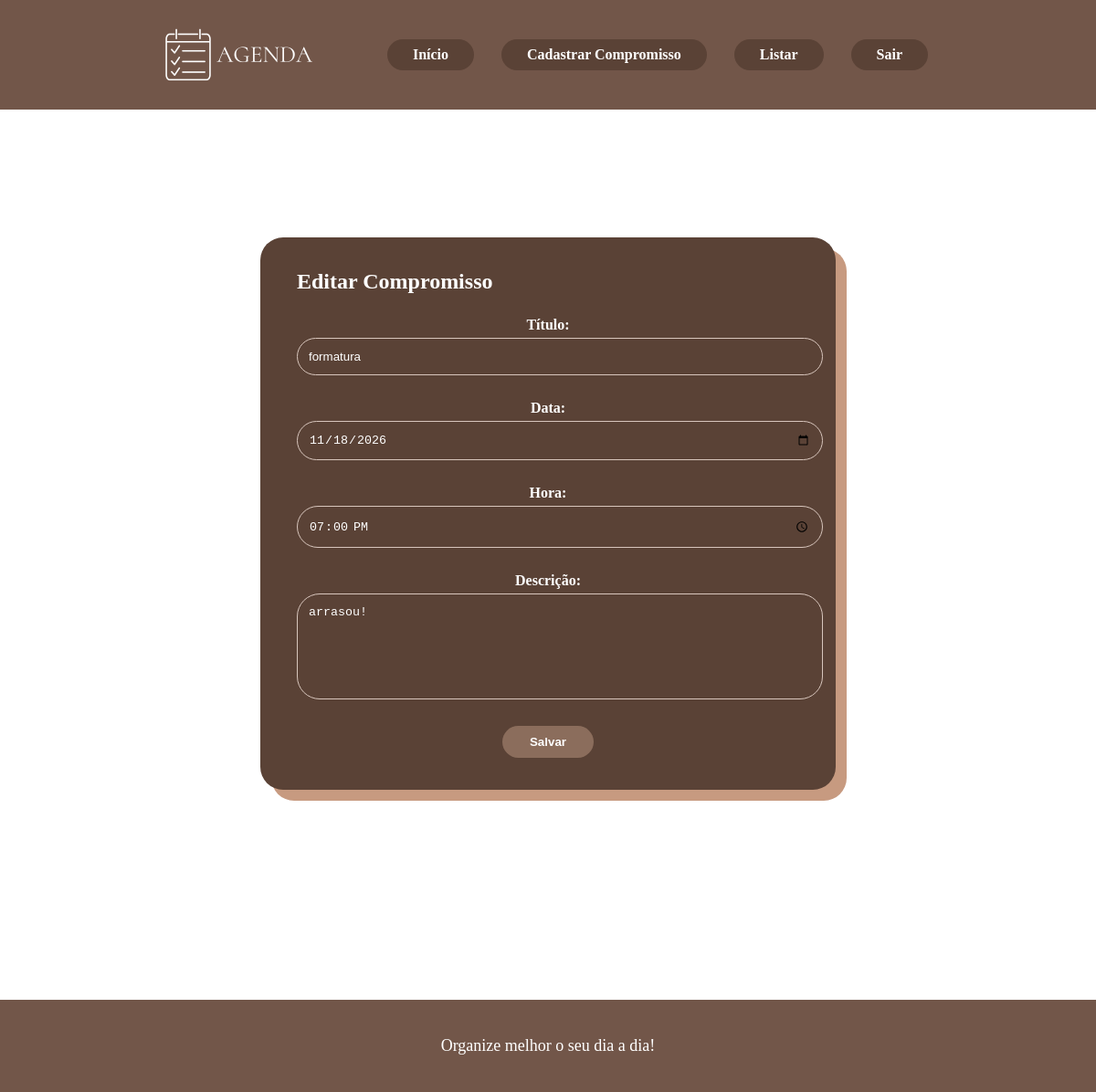
Page /editar/4 (signed in) on the committed database.
### models/compromisso_model.py (models this page shows, shortened)
class Compromisso(Base):
    __tablename__ = "compromissos"
    id = Column(Integer, primary_key=True, autoincrement=True)
    titulo = Column(String, nullable=False)
    data = Column(String, nullable=False)   # mantive string para compatibilidade com seus templates
    hora = Column(String, nullable=False)
    descricao = Column(String)
    concluido = Column(Boolean, default=False)
    usuario_id = Column(Integer, ForeignKey("usuarios.id"), nullable=False)
    usuario = relationship("Usuario", backref="compromissos")

### controllers/compromisso_controller.py (the view, shortened to what this page needs)
@compromisso_bp.route("/editar/<int:id>", methods=["GET", "POST"])
def editar(id):
    if not _require_login():
        return redirect(url_for("usuario.login"))
    db = SessionLocal()
    compromisso = db.query(Compromisso).filter_by(id=id, usuario_id=session["usuario_id"]).first()
    if not compromisso:
        db.close()
        abort(403)  # não autorizado
    db.close()
    return render_template("editar.html", compromisso=compromisso)

### controllers/compromisso_controller.py (called while the page is built)
def _require_login():
    if "usuario_id" not in session:
        return False
    return True

### templates/editar.html
{% extends 'base.html' %}
{% block content %}
<div class="card-form">
    <h2>Editar Compromisso</h2>
    <form method="POST" action="{{ url_for('compromisso.editar', id=compromisso.id) }}">
        <label>Título:</label>
        <input type="text" name="titulo" value="{{ compromisso.titulo }}" required>
        <label>Data:</label>
        <input type="date" name="data" value="{{ compromisso.data }}" required>
        <label>Hora:</label>
        <input type="time" name="hora" value="{{ compromisso.hora }}" required>
        <label>Descrição:</label>
        <textarea name="descricao">{{ compromisso.descricao }}</textarea>
        <button type="submit">Salvar</button>
    </form>
</div>
{% endblock %}

### static/style.css (style rules this page uses)
html, body { height: 100%; margin: 0; padding: 0; }
body { display: flex; flex-direction: column; margin: 0; padding: 0; background-color: #ffffff; font-family: 'Georgia', serif; }
.card-form { background: #5a4236; width: 550px; margin: 60px auto; padding: 35px 40px; border-radius: 25px; color: #ffffff; position: relative; box-shadow: 12px 12px 0px #c79a80; }
.card-form h2 { margin-top: 0; text-align: left; margin-bottom: 25px; }
.card-form label { display: block; margin-top: 12px; margin-bottom: 5px; font-weight: bold; }
.card-form input[type="text"], .card-form input[type="date"], .card-form input[type="time"], .card-form input[type="password"], .card-form input[type="email"], .card-form textarea { width: 100%; padding: 12px; border-radius: 25px; border: 1px solid #d8c6bd; outline: none; background: transparent; color: #fff; margin-bottom: 15px; }
.card-form textarea { height: 90px; resize: none; }
.card-form button { background: #8b6d5c; color: #fff; padding: 10px 30px; border: none; border-radius: 20px; cursor: pointer; font-weight: bold; display: block; margin: 10px auto 0; transition: 0.2s; }

### rows in the picture
Compromisso: titulo "formatura", data "11/18/2026", hora "19:00", descricao "arrasou!"
